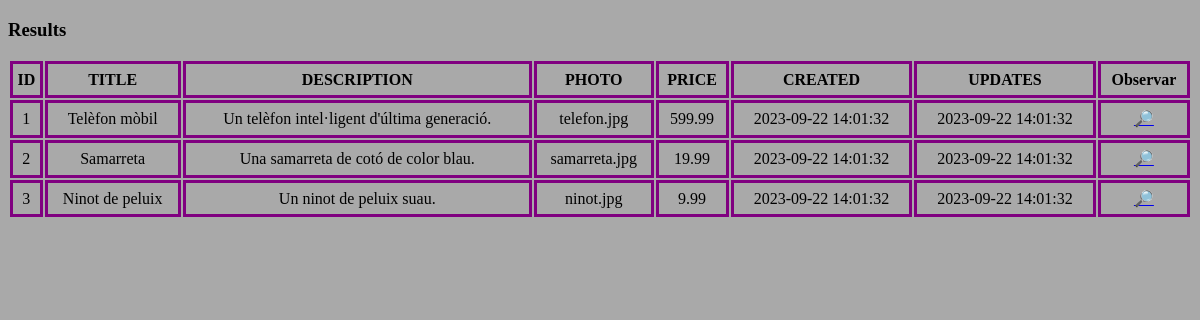
/list, run on an earlier commit of the app's database.
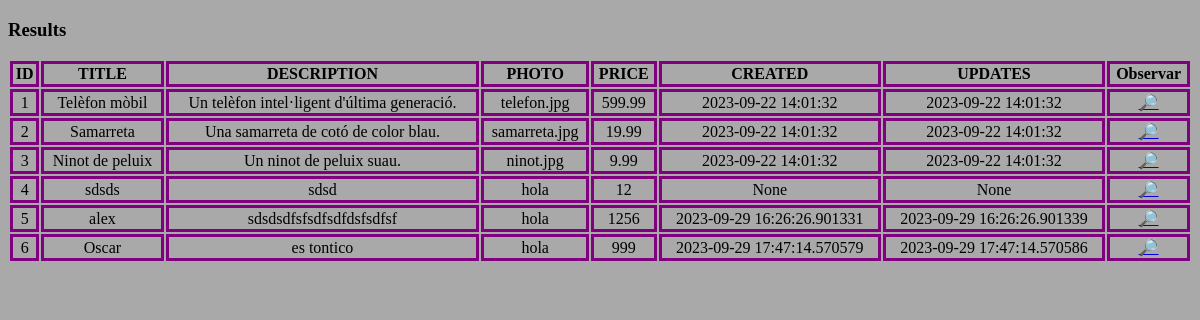
And on a later commit of the database.
### tables this page shows
CREATE TABLE products (
	id INTEGER PRIMARY KEY AUTOINCREMENT,
	title TEXT,
	description TEXT,
	photo TEXT,
	price DECIMAL(10, 2),
	category_id INTEGER,
	seller_id INTEGER,
	created DATETIME,
	updated DATETIME,
	FOREIGN KEY (category_id) REFERENCES categories(id),
	FOREIGN KEY (seller_id) REFERENCES users(id)
);

### app.py (the view)
@app.route("/list")
def list():
    with get_db() as conn:
        results = conn.execute("SELECT * FROM products ORDER BY id ASC")
        items = results.fetchall()
    return render_template("products/list.html",items = items)

### app.py (called while the page is built)
def get_db():
    conn = sqlite3.connect(DATABASE)
    conn.row_factory = sqlite3.Row
    return conn

### templates/products/list.html (shortened to what this page needs)
<!DOCTYPE html>
<html lang="ca">
<head>
	<link href="/static/css/list.css" rel="stylesheet">
</head>
<body>
	<h3>Results</h3>
	<table>
		<tr>
			<th>ID</th>
			<th>TITLE</th>
			<th>DESCRIPTION</th>
            <th>PHOTO</th>
			<th>PRICE</th>
			<th>CREATED</th>
			<th>UPDATES</th>
			<th>Observar</th>
		</tr>
		{% for item in items %}
			<tr>
				<td>{{ item['id'] }}</a></td>
				<td>{{ item['title'] }}</a></td>
				<td>{{ item['description'] }}</a></td>
                <td>{{ item['photo'] }}</a></td>
				<td>{{ item['price'] }}</a></td>
				<td>{{ item['created'] }}</a></td>
				<td>{{ item['updated'] }}</a></td>
				<td><a href="/products/read/{{ item['id'] }}">🔎</a></td>
			</tr>
		{% endfor %}
	</table>
</body>
</html>

### static/css/list.css (style rules this page uses)
body { background-color: darkgray; color: black; }
table { width:100%; height: 20vh; text-align: center; }
td, th { border: 3px solid purple; }

What changed in the data, as far as the page shows it:
added products: id "4", title "sdsds", description "sdsd", photo "hola", price "12", created "None", updated "None"
added products: id "5", title "alex", description "sdsdsdfsfsdfsdfdsfsdfsf", photo "hola", price "1256", created "2023-09-29 16:26:26.901331", updated "2023-09-29 16:26:26.901339"
added products: id "6", title "Oscar", description "es tontico", photo "hola", price "999", created "2023-09-29 17:47:14.570579", updated "2023-09-29 17:47:14.570586"
